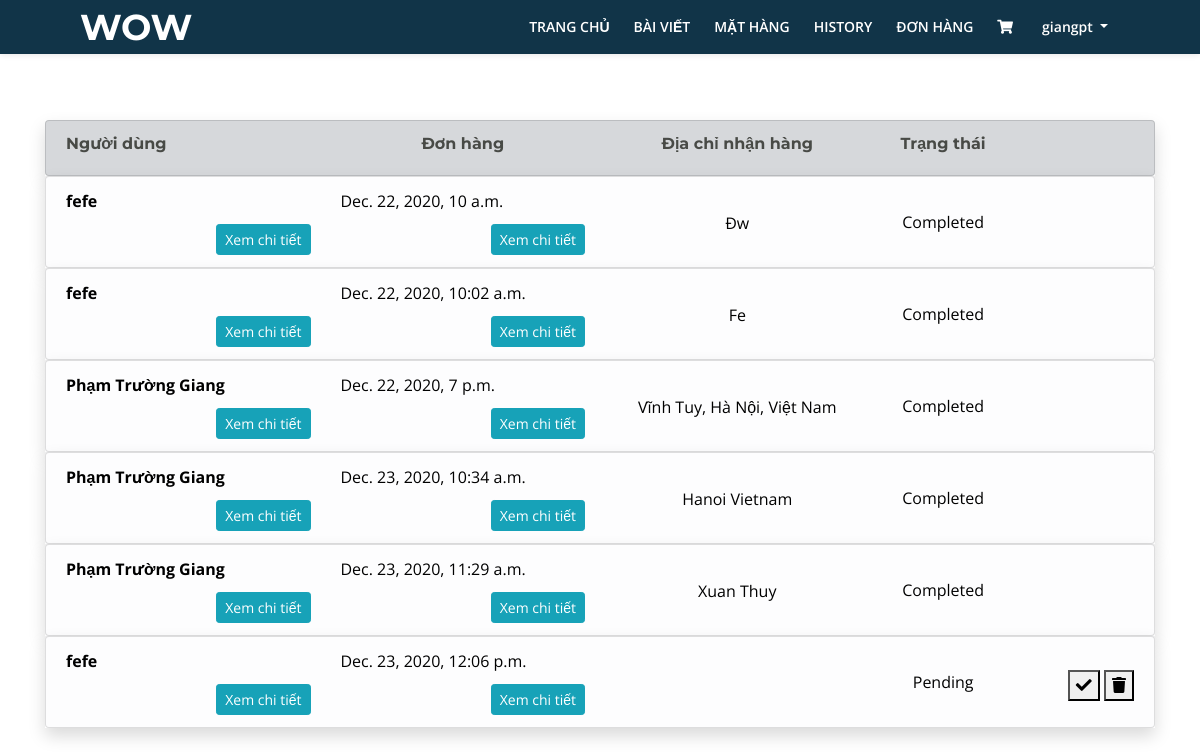
Page /manager/ (signed in) on the earlier database version.
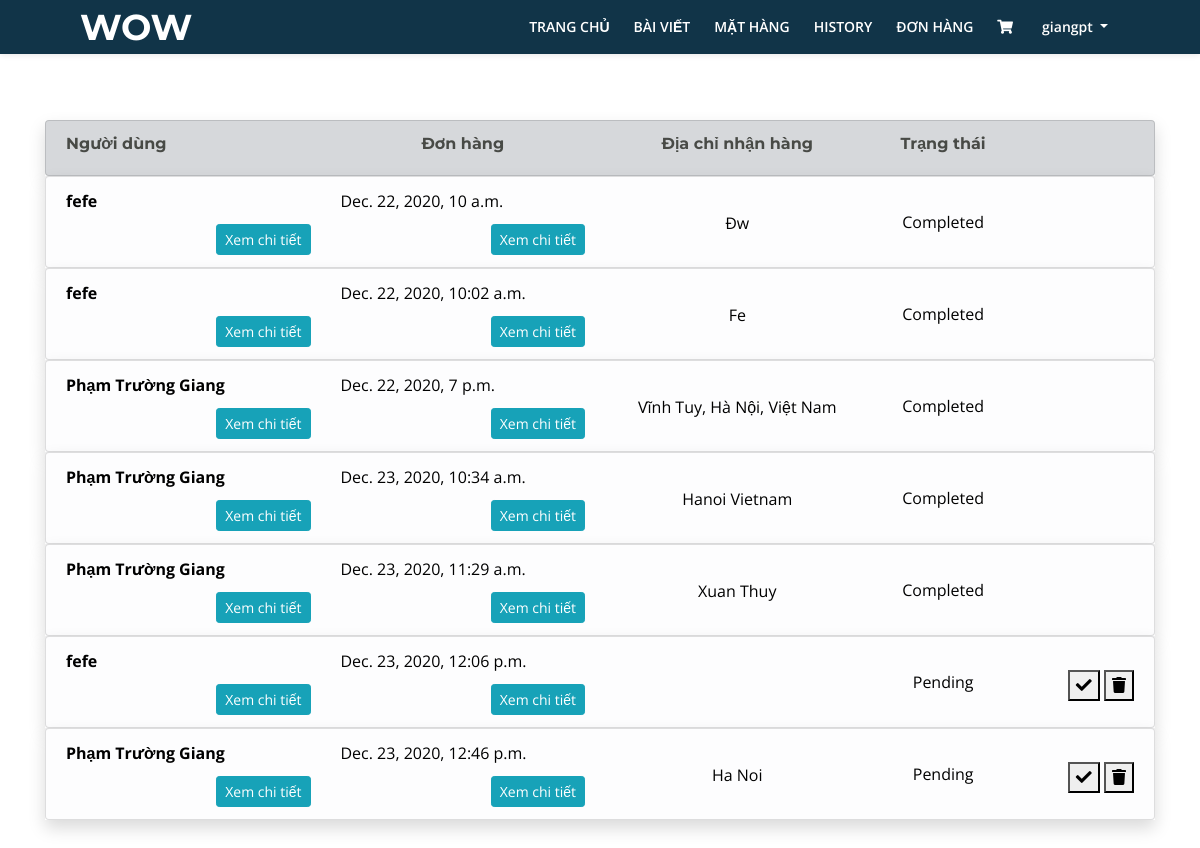
Same page on the later database version.
### Page/models.py (models this page shows, shortened)
class Order(models.Model):
    id_cart = models.ForeignKey(Cart, on_delete=models.CASCADE, null=True, blank=True)
    id_user = models.ForeignKey(User, on_delete=models.CASCADE, null=True, blank=True)
    status_choice = (
        ('pending', 'pending'),
        ('confirm', 'confirm'),
        ('paid', 'paid'),
        ('shipping', 'shipping'),
        ('completed', 'completed'),
    )
    status = models.CharField(max_length=10, choices=status_choice, null=True, blank=True)
    address = models.TextField(max_length=1000, null=True, blank=True)

class Customer(models.Model):
    user = models.OneToOneField(User, on_delete=models.CASCADE, null=True, blank=True)
    type_choice = (
        ('AD', 'Admin'),
        ('MN', 'Manager'),
        ('US', 'User'),
    )
    type = models.CharField(max_length=10, choices=type_choice, default='US')
    name = models.TextField(max_length=100, default='')
    phone = models.IntegerField(null=True, blank=True)

class Cart(models.Model):
    id_user = models.ForeignKey(User, on_delete=models.CASCADE, null=True, blank=True)
    total_price = models.IntegerField(null=True, blank=True)
    CreateAt = models.DateTimeField(auto_now=True)
    is_new = models.BooleanField(default=True)
    is_pending = models.BooleanField(default=True)

### Page/views.py (the view)
# urls.py: url(r'^manager/$', ManagerView.as_view(), name='page_Manager'),
class ManagerView(TemplateView, LoginRequiredMixin):
    login_url = '/'
    template_name = '../Templates/Manager_View.html'
    def get(self, request):
        if request.user.is_authenticated():
            order = Order.objects.all()
            cartItem = CartItem.objects.all()
            content = {
                'order': order,
                'cartItem': cartItem,
            }
            return render(request, self.template_name, content)
        else:
            return HttpResponseRedirect(reverse('Page:page_login'))

### Page/models.py (called while the page is built)
    def __str__(self):
        return self.title

### Templates/Manager_View.html (shortened to what this page needs)
<!DOCTYPE html>
<html lang="en">
<head>
</head>
<body>
    {% include 'NavigationBar/nav_User_or_Manager.html' %}
    <div class="container" style="margin-top:120px">
        <div class="row">
            <div class="col-lg-12 mx-auto">
                <ul class="list-group shadow">
                    <li class="list-group-item list-group list-group-item-secondary"
                    style="font-family: 'Open Sans Condensed';">
                        <div class = "row text-center">
                            <div class="col-3 text-left">
                                <h6>Người dùng</h6>
                            </div>
                            <div class="col-3">
                                <h6>Đơn hàng</h6>
                            </div>
                            <div class="col-3">
                                <h6>Địa chỉ nhận hàng</h6>
                            </div>
                            <div class="col text-center">
                                <h6>Trạng thái</h6>
                            </div>
                            <div class="col text-right">
                            </div>
                        </div>
                    </li>
                </ul>
            </div>
        </div>
        {% for od in order %}
        <div class="row">
            <div class="col-lg-12 mx-auto">
                <ul class="list-group shadow">
                    <li class="list-group-item list-group-item-action list-group-item-light">
                        <div class = "row text-center">
                            <div class="col-3">
                                <div class="text-left font-weight-bold" style="color: black;">
                                    {{od.id_user.customer.name}}
                                </div>
                                <div class="text-right" style="margin-top:10px">
                                    <button type="button" class="btn btn-sm btn-info" data-toggle="modal" data-target="#customer_of_order_{{od.id}}">
                                        Xem chi tiết
                                    </button>
                                </div>
                            </div>
                            <div class="col-3">
                                <div class="text-left" style="color: black;">
                                    {{od.id_cart.CreateAt}}
                                </div>
                                <div class="text-right" style="margin-top:10px">
                                    <button type="button" class="btn btn-sm btn-info" data-toggle="modal" data-target="#order_detail_{{od.id}}">
                                        Xem chi tiết
                                    </button>
                                </div>
                            </div>
                            <div class="col-3">
                                <div class="text-center"
                                style="color: black; text-transform: capitalize; margin-top: 9%;">
                                    {{od.address}}
                                </div>
                            </div>
                            <div class="col">
                                <div class="text-center" id="order_{{od.id}}_status"
                                style="color: black; text-transform: capitalize; margin-top: 20%;">
                                    {{ od.status }}
                                </div>
                            </div>
                            <div class="col text-right">
                                <div style="margin-top: 20%;">
                                {% if od.status == 'pending' %}
                                    <button ><i class="fas fa-check">
                                    </i></button>
                                    <button><i class="fas fa-trash">
                                    </i></button>
                                {% endif %}
                                </div>
                            </div>
                        </div>
                    </li>
                </ul>
            </div>
        </div>
        {% endfor %}
    </div>
</body>
</html>

### Templates/NavigationBar/nav_User_or_Manager.html (shortened to what this page needs)
<!DOCTYPE html>
<html lang="en">
<head>
    <link href="/static/css/bootstrap.css" rel="stylesheet">
    <link href="/static/css/fontawesome-all.css" rel="stylesheet">
    <link href="/static/css/swiper.css" rel="stylesheet">
    <link href="/static/css/magnific-popup.css" rel="stylesheet">
    <link href="/static/css/styles_base_UI_home.css" rel="stylesheet">
</head>
<body>
    <nav class="navbar navbar-expand-md navbar-dark navbar-custom fixed-top top-nav-collapse">
        <a class="navbar-brand logo-text page-scroll" href="{% url 'Page:page_Index_User' %}">WOW</a>
        <div class="collapse navbar-collapse" id="navbarsExampleDefault">
            <ul class="navbar-nav ml-auto">
                <li class="nav-item">
                    <a class="nav-link" href="{% url 'Page:page_Index_User' %}">TRANG CHỦ<span class="sr-only">(current)</span></a>
                </li>
                <li class="nav-item">
                    <a class="nav-link posts-page" href="{% url 'Page:page_blog_page' %}">BÀI VIẾT</a>
                </li>
                <li class="nav-item">
                    <a class="nav-link products-page" href="{% url 'Page:page_product_list' %}">MẶT HÀNG</a>
                </li>
                {% if user.customer.type == "US" %}
                    <li class="nav-item">
                        <a class="nav-link history" href="{% url 'Page:page_ViewHistory' user.id %}">HISTORY</a>
                    </li>
                    <li class="nav-item">
                        <a class="nav-link bill_status" href="{% url 'Page:page_ViewProductUserBuy' user.id %}">ĐƠN HÀNG</a>
                    </li>
                    <li class="nav-item">
                        <a href="{% url 'Page:page_BaseViewCart' user.id %}" class="icon-shopping-cart nav-link">
                            <i class="fa">&#xf07a;</i>
                        </a>
                    </li>
                {% endif %}
                <li class="nav-item dropdown">
                    <a class="nav-link dropdown-toggle page-scroll" id="navbarDropdown" role="button" aria-haspopup="true" aria-expanded="false">{{user.username}} </a>
                </li>
            </ul>
        </div>
    </nav>
</body>
</html>

### static/css/styles_base_UI_home.css (style rules this page uses)
body, html { width: 100%; height: 100%; }
body, p { color: #787976; font: 400 1rem/1.5625rem "Open Sans", sans-serif; }
h6 { color: #484a46; font: 700 1rem/1.375rem "Montserrat", sans-serif; }
a { color: #787976; text-decoration: underline; }
.navbar-custom { padding-top: 0.375rem; padding-bottom: 0.375rem; background-color: #113448; box-shadow: 0 0.0625rem 0.375rem 0 rgba(0, 0, 0, 0.1); font: 600 0.875rem/0.875rem "Open Sans", sans-serif; transition: all 0.2s; }
.navbar-custom .navbar-brand { font-size: 0; }
.navbar-custom .navbar-brand.logo-text { margin-top: 0.25rem; margin-bottom: 0.25rem; font: 700 2.25rem/1.5rem "Montserrat", sans-serif; color: #fff; text-decoration: none; }
.navbar-custom .navbar-nav { margin-top: 0.75rem; margin-bottom: 0.5rem; }
.navbar-custom .nav-item .nav-link { padding: 0.625rem 0.75rem 0.625rem 0.75rem; color: #fff; text-decoration: none; transition: all 0.2s ease; }
@media (min-width: 768px) { .navbar-custom { padding: 2.125rem 1.5rem 2.125rem 2rem; box-shadow: none; background: transparent; } }
@media (min-width: 768px) { .navbar-custom .navbar-brand.logo-text { color: #fff; } }
@media (min-width: 768px) { .navbar-custom .navbar-nav { margin-top: 0; margin-bottom: 0; } }
@media (min-width: 768px) { .navbar-custom .nav-item .nav-link { padding: 0.25rem 0.75rem 0.25rem 0.75rem; } }
@media (min-width: 768px) { .navbar-custom.top-nav-collapse { padding: 0.375rem 1.5rem 0.375rem 2rem; box-shadow: 0 0.0625rem 0.375rem 0 rgba(0, 0, 0, 0.1); background-color: #113448; } }
@media (min-width: 768px) { .navbar-custom.top-nav-collapse .navbar-brand.logo-text { color: #fff; } }
@media (min-width: 768px) { .navbar-custom.top-nav-collapse .nav-item .nav-link { color: #fff; } }
@media (min-width: 1200px) { .navbar-custom { padding-right: 5rem; padding-left: 5rem; } }
@media (min-width: 1200px) { .navbar-custom.top-nav-collapse { padding-right: 5rem; padding-left: 5rem; } }

Differences in the rows shown:
added Order: id_user.customer.name "Phạm Trường Giang", id_cart.CreateAt "Dec. 23, 2020, 12:46 p.m.", address "Ha Noi", status "Pending"
